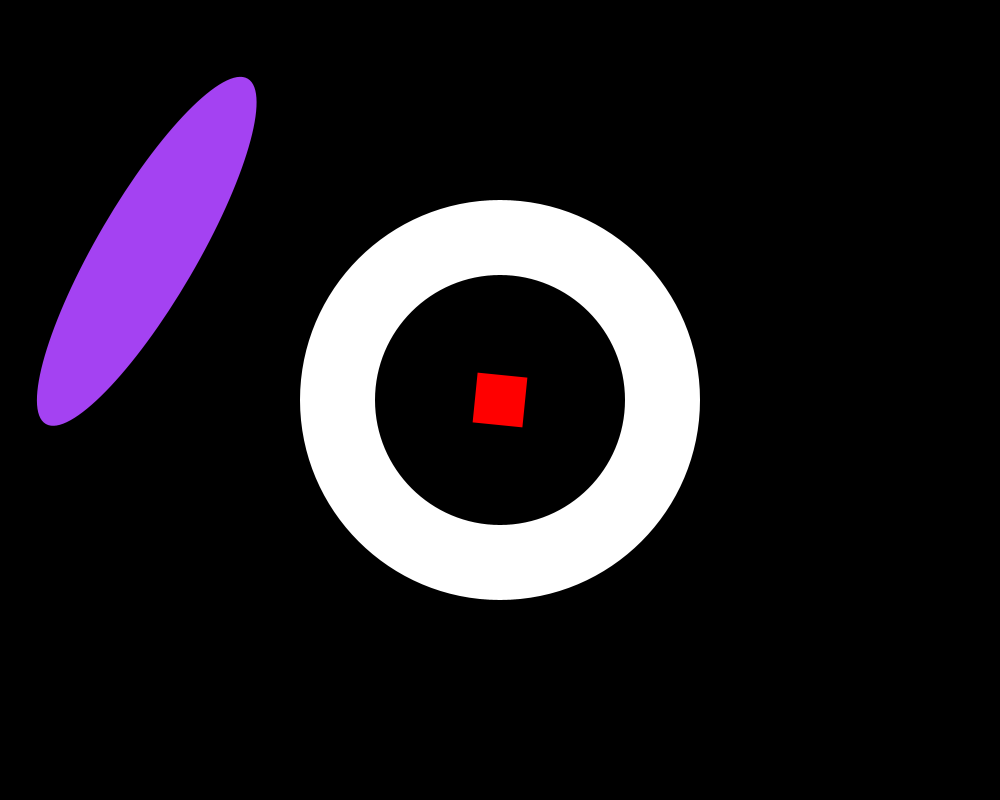
Frame 1 (no input)
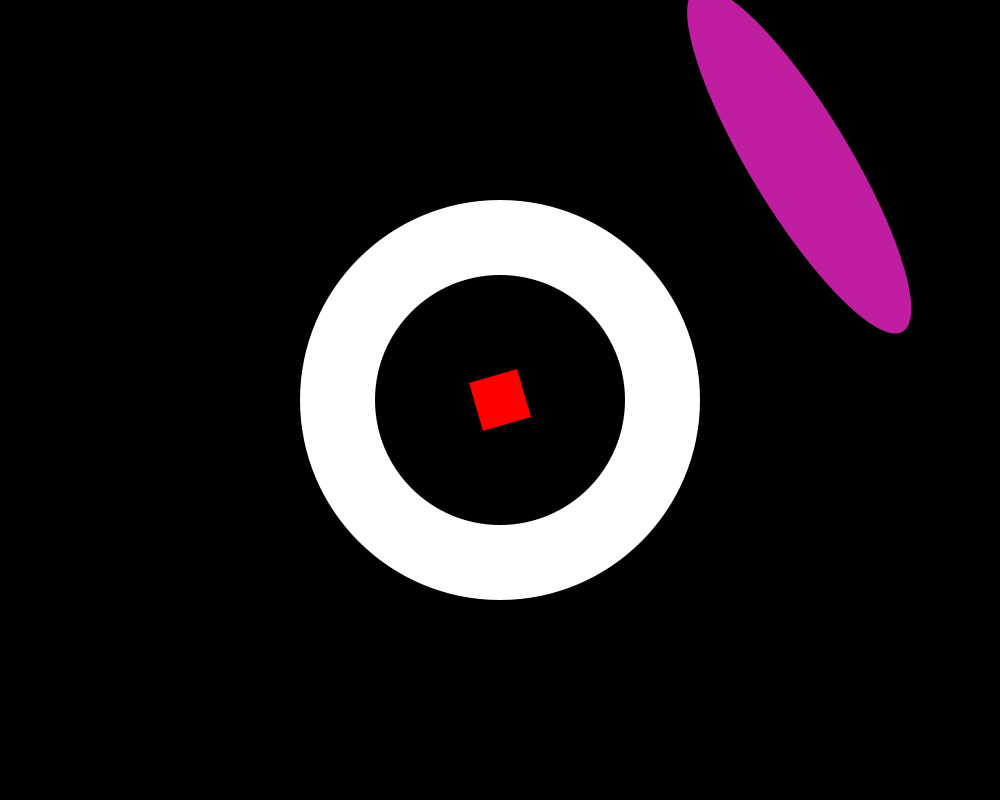
Frame 60 (the mouse pressed at the canvas centre just before this capture)
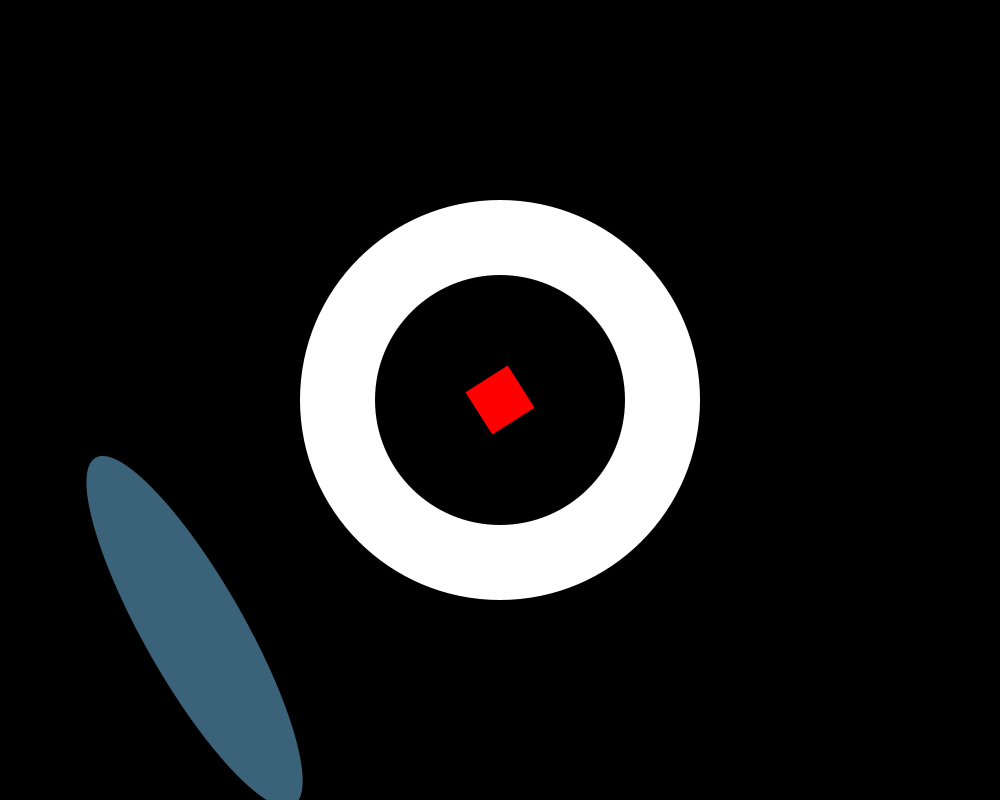
Frame 120 (the mouse held since frame 60 and released just before this capture)

The Processing sketch that drew these frames (run headless with seeded random() and noise(); from frame 60 on, the mouse is pressed at the canvas centre):

// Processing sketch: processing_71602
// ── processing_71602.pde


void setup(){
float B=100;
 size(1000, 800);
background(B);

}
float j=400;
float h=500;
float i = 0; 
 float I=1;
float P=30;
float R=0;
float W=255;
void draw(){ 
 background(0); 
noStroke();
 float p=random (R,W);
 float s=random(R, W);
 float Y=random(R, W);
 i = i + .1; 
 I= I+1;
 
fill (W);{
 ellipse (h, j, j, j);
}
 fill (R);{
 ellipse (h, j, 250, 250);
 }
 translate(h,j); 
 smooth(); 
 fill(255,0,0);{
  if (mouseX+0+ mouseY+0 <=300); 
 rotate(i); 
 rect(-25,-25,50,50);
 }

fill(255);
 rotate(I); {
   fill (p, s, Y);
ellipse(50, 380, j, 100);
}}
void mouseMoved() {
  P=P+10;
  if (P > 150) {
    P=5;}
frameRate(P);
}
